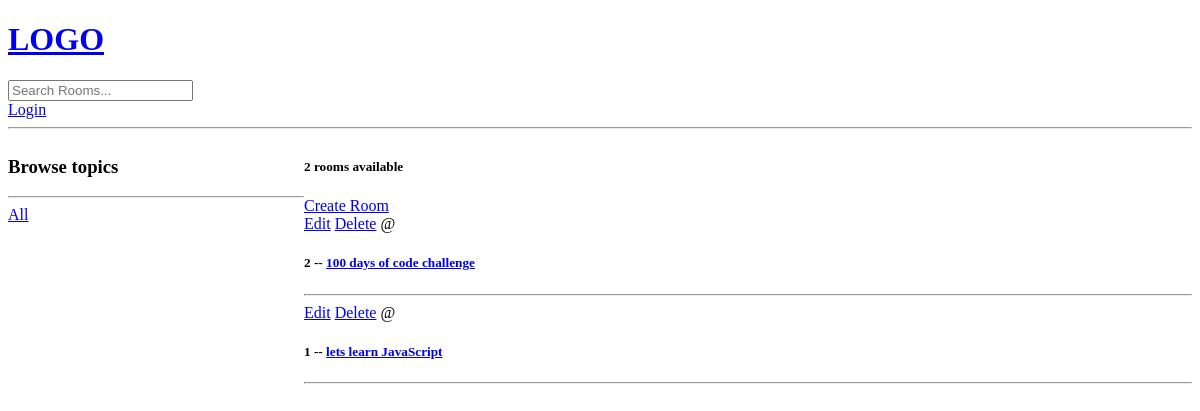
/, run on an earlier commit of the app's database.
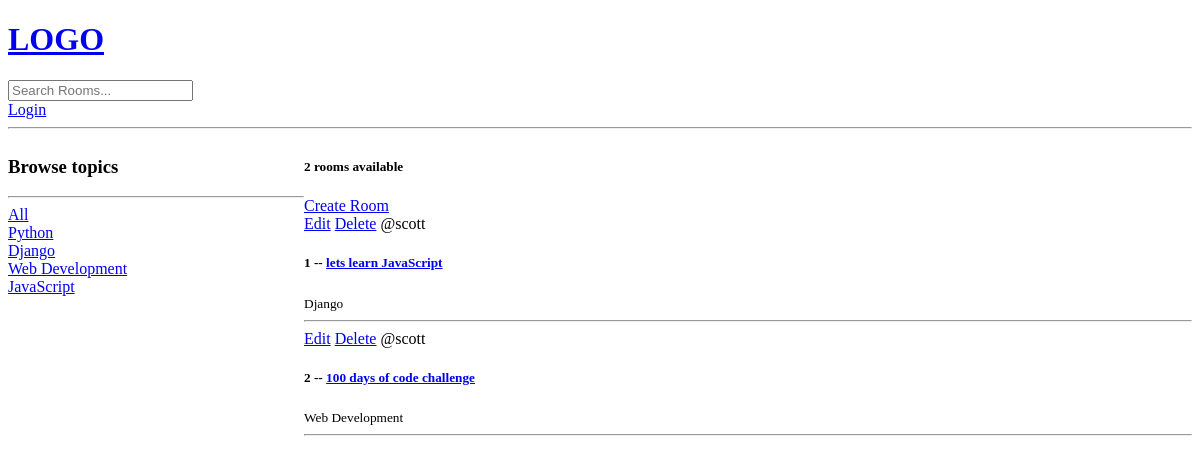
And on a later commit of the database.
### base/models.py (models this page shows, shortened)
class Room(models.Model):
    host = models.ForeignKey(User, on_delete=models.SET_NULL, null=True)
    topic = models.ForeignKey(Topic, on_delete=models.SET_NULL, null=True)
    name = models.CharField(max_length=200)
    description = models.TextField(null=True, blank=True)
    updated = models.DateTimeField(auto_now=True)
    created = models.DateTimeField(auto_now_add=True)
    class Meta:
        ordering = ['-updated', '-created']

class Topic(models.Model):
    name = models.CharField(max_length=200)

### base/views.py (the view)
# urls.py: path('', views.home, name="home"),
def home(request):
    q = request.GET.get('q') if request.GET.get('q') != None else ''
    rooms = Room.objects.filter( Q(topic__name__icontains=q) | Q(name__icontains=q) | Q(description__icontains=q) )
    topics = Topic.objects.all()
    room_count = rooms.count()
    context = {'rooms': rooms, 'topics': topics, 'room_count':room_count}
    return render(request, 'base/home.html', context)

### base/templates/base/home.html (shortened to what this page needs)
{% extends 'main.html' %} {% block content %}
<div class="home-container">
  <div>
    <h3>Browse topics</h3>
    <hr />
    <div>
      <a href=" {% url 'home' %} ">All</a>
    </div>
    {% for topic in topics %}
    <div>
      <a href=" {% url 'home' %}?q={{topic.name}} ">{{topic.name}}</a>
    </div>
    {% endfor %}
  </div>
  <div>
    <h5>{{room_count}} rooms available</h5>
    <a href="{% url 'create-room' %}">Create Room</a>
    <div>
      {% for room in rooms %}
      <div>
        <a href="{% url 'update-room' room.id %}">Edit</a>
        <a href="{% url 'delete-room' room.id %}">Delete</a>
        <span> @{{room.host.username}} </span>
        <h5>
          {{room.id}} -- <a href="{% url 'room' room.id %}">{{room.name}}</a>
        </h5>
        <small> {{room.topic.name}} </small>
        <hr />
      </div>
      {% endfor %}
    </div>
  </div>
</div>
{% endblock content %}

### templates/main.html (shortened to what this page needs)
<!DOCTYPE html>
<html lang="en">
  <head>
  </head>
  <body>
    {% include 'navbar.html'%}  {% block content %} {% endblock %}
  </body>
</html>

### templates/navbar.html
<a href="/">
  <h1>LOGO</h1>
</a>
<form action="{% url 'home' %}" method="GET">
  <input type="text" name="q" placeholder="Search Rooms..." />
</form>
{% if request.user.is_authenticated %}
<a href=" {% url 'logout' %} ">Logout</a>
{% else %}
<a href=" {% url 'login' %} ">Login</a>
{% endif %}
<hr />

### base/templates/base/home.html (style rules this page uses)
.home-container { display: grid; grid-template-columns: 1fr 3fr; }

What changed in the data, as far as the page shows it:
added Topic: name "Python"
added Topic: name "Django"
added Topic: name "Web Development"
added Topic: name "JavaScript"
changed Room "lets learn JavaScript": host.username (not shown) → "scott"; topic.name (not shown) → "Django"; moves up the list
changed Room id 2: host.username (not shown) → "scott"; topic.name (not shown) → "Web Development"
